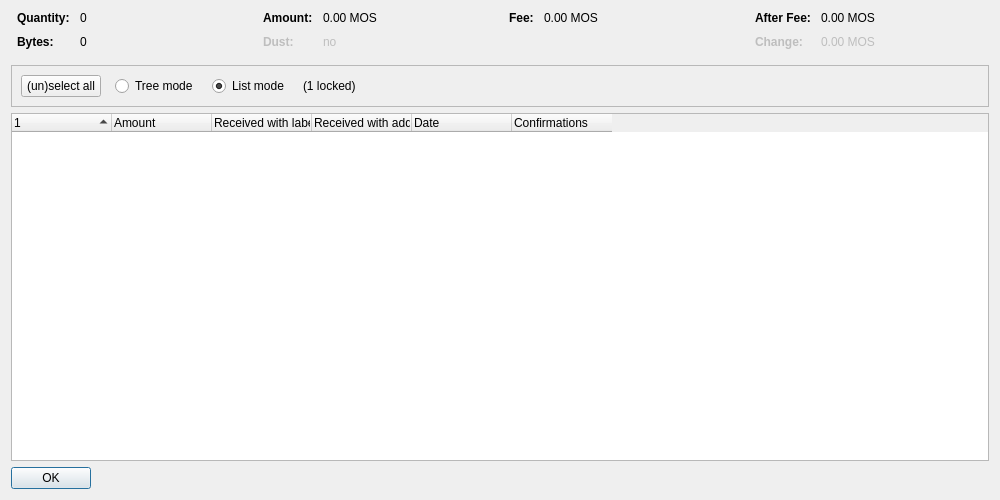
<?xml version="1.0" encoding="UTF-8"?>
<ui version="4.0">
 <class>CoinControlDialog</class>
 <widget class="QDialog" name="CoinControlDialog">
  <property name="geometry">
   <rect>
    <x>0</x>
    <y>0</y>
    <width>1000</width>
    <height>500</height>
   </rect>
  </property>
  <property name="windowTitle">
   <string>Coin Selection</string>
  </property>
  <layout class="QVBoxLayout" name="verticalLayout">
   <item>
    <layout class="QHBoxLayout" name="horizontalLayoutTop" stretch="0,0,0,0">
     <property name="topMargin">
      <number>0</number>
     </property>
     <property name="bottomMargin">
      <number>10</number>
     </property>
     <item>
      <layout class="QFormLayout" name="formLayoutCoinControl1">
       <property name="horizontalSpacing">
        <number>10</number>
       </property>
       <property name="verticalSpacing">
        <number>10</number>
       </property>
       <property name="leftMargin">
        <number>6</number>
       </property>
       <property name="rightMargin">
        <number>6</number>
       </property>
       <item row="0" column="0">
        <widget class="QLabel" name="labelCoinControlQuantityText">
         <property name="font">
          <font>
           <weight>75</weight>
           <bold>true</bold>
          </font>
         </property>
         <property name="text">
          <string>Quantity:</string>
         </property>
        </widget>
       </item>
       <item row="0" column="1">
        <widget class="QLabel" name="labelCoinControlQuantity">
         <property name="cursor">
          <cursorShape>IBeamCursor</cursorShape>
         </property>
         <property name="contextMenuPolicy">
          <enum>Qt::ActionsContextMenu</enum>
         </property>
         <property name="text">
          <string notr="true">0</string>
         </property>
         <property name="textInteractionFlags">
          <set>Qt::LinksAccessibleByMouse|Qt::TextSelectableByKeyboard|Qt::TextSelectableByMouse</set>
         </property>
        </widget>
       </item>
       <item row="1" column="0">
        <widget class="QLabel" name="labelCoinControlBytesText">
         <property name="font">
          <font>
           <weight>75</weight>
           <bold>true</bold>
          </font>
         </property>
         <property name="text">
          <string>Bytes:</string>
         </property>
        </widget>
       </item>
       <item row="1" column="1">
        <widget class="QLabel" name="labelCoinControlBytes">
         <property name="cursor">
          <cursorShape>IBeamCursor</cursorShape>
         </property>
         <property name="contextMenuPolicy">
          <enum>Qt::ActionsContextMenu</enum>
         </property>
         <property name="text">
          <string notr="true">0</string>
         </property>
         <property name="textInteractionFlags">
          <set>Qt::LinksAccessibleByMouse|Qt::TextSelectableByKeyboard|Qt::TextSelectableByMouse</set>
         </property>
        </widget>
       </item>
      </layout>
     </item>
     <item>
      <layout class="QFormLayout" name="formLayoutCoinControl2">
       <property name="horizontalSpacing">
        <number>10</number>
       </property>
       <property name="verticalSpacing">
        <number>10</number>
       </property>
       <property name="leftMargin">
        <number>6</number>
       </property>
       <property name="rightMargin">
        <number>6</number>
       </property>
       <item row="0" column="0">
        <widget class="QLabel" name="labelCoinControlAmountText">
         <property name="font">
          <font>
           <weight>75</weight>
           <bold>true</bold>
          </font>
         </property>
         <property name="text">
          <string>Amount:</string>
         </property>
        </widget>
       </item>
       <item row="0" column="1">
        <widget class="QLabel" name="labelCoinControlAmount">
         <property name="cursor">
          <cursorShape>IBeamCursor</cursorShape>
         </property>
         <property name="contextMenuPolicy">
          <enum>Qt::ActionsContextMenu</enum>
         </property>
         <property name="text">
          <string notr="true">0.00 MOS</string>
         </property>
         <property name="textInteractionFlags">
          <set>Qt::LinksAccessibleByMouse|Qt::TextSelectableByKeyboard|Qt::TextSelectableByMouse</set>
         </property>
        </widget>
       </item>
       <item row="1" column="0">
        <widget class="QLabel" name="labelCoinControlLowOutputText">
         <property name="enabled">
          <bool>false</bool>
         </property>
         <property name="font">
          <font>
           <weight>75</weight>
           <bold>true</bold>
          </font>
         </property>
         <property name="text">
          <string>Dust:</string>
         </property>
        </widget>
       </item>
       <item row="1" column="1">
        <widget class="QLabel" name="labelCoinControlLowOutput">
         <property name="enabled">
          <bool>false</bool>
         </property>
         <property name="cursor">
          <cursorShape>IBeamCursor</cursorShape>
         </property>
         <property name="contextMenuPolicy">
          <enum>Qt::ActionsContextMenu</enum>
         </property>
         <property name="text">
          <string notr="true">no</string>
         </property>
         <property name="textInteractionFlags">
          <set>Qt::LinksAccessibleByMouse|Qt::TextSelectableByKeyboard|Qt::TextSelectableByMouse</set>
         </property>
        </widget>
       </item>
      </layout>
     </item>
     <item>
      <layout class="QFormLayout" name="formLayoutCoinControl3">
       <property name="horizontalSpacing">
        <number>10</number>
       </property>
       <property name="verticalSpacing">
        <number>10</number>
       </property>
       <property name="leftMargin">
        <number>6</number>
       </property>
       <property name="rightMargin">
        <number>6</number>
       </property>
       <item row="0" column="0">
        <widget class="QLabel" name="labelCoinControlFeeText">
         <property name="font">
          <font>
           <weight>75</weight>
           <bold>true</bold>
          </font>
         </property>
         <property name="text">
          <string>Fee:</string>
         </property>
        </widget>
       </item>
       <item row="0" column="1">
        <widget class="QLabel" name="labelCoinControlFee">
         <property name="cursor">
          <cursorShape>IBeamCursor</cursorShape>
         </property>
         <property name="contextMenuPolicy">
          <enum>Qt::ActionsContextMenu</enum>
         </property>
         <property name="text">
          <string notr="true">0.00 MOS</string>
         </property>
         <property name="textInteractionFlags">
          <set>Qt::LinksAccessibleByMouse|Qt::TextSelectableByKeyboard|Qt::TextSelectableByMouse</set>
         </property>
        </widget>
       </item>
      </layout>
     </item>
     <item>
      <layout class="QFormLayout" name="formLayoutCoinControl4">
       <property name="horizontalSpacing">
        <number>10</number>
       </property>
       <property name="verticalSpacing">
        <number>10</number>
       </property>
       <property name="leftMargin">
        <number>6</number>
       </property>
       <property name="rightMargin">
        <number>6</number>
       </property>
       <item row="0" column="0">
        <widget class="QLabel" name="labelCoinControlAfterFeeText">
         <property name="font">
          <font>
           <weight>75</weight>
           <bold>true</bold>
          </font>
         </property>
         <property name="text">
          <string>After Fee:</string>
         </property>
        </widget>
       </item>
       <item row="0" column="1">
        <widget class="QLabel" name="labelCoinControlAfterFee">
         <property name="cursor">
          <cursorShape>IBeamCursor</cursorShape>
         </property>
         <property name="contextMenuPolicy">
          <enum>Qt::ActionsContextMenu</enum>
         </property>
         <property name="text">
          <string notr="true">0.00 MOS</string>
         </property>
         <property name="textInteractionFlags">
          <set>Qt::LinksAccessibleByMouse|Qt::TextSelectableByKeyboard|Qt::TextSelectableByMouse</set>
         </property>
        </widget>
       </item>
       <item row="1" column="0">
        <widget class="QLabel" name="labelCoinControlChangeText">
         <property name="enabled">
          <bool>false</bool>
         </property>
         <property name="font">
          <font>
           <weight>75</weight>
           <bold>true</bold>
          </font>
         </property>
         <property name="text">
          <string>Change:</string>
         </property>
        </widget>
       </item>
       <item row="1" column="1">
        <widget class="QLabel" name="labelCoinControlChange">
         <property name="enabled">
          <bool>false</bool>
         </property>
         <property name="cursor">
          <cursorShape>IBeamCursor</cursorShape>
         </property>
         <property name="contextMenuPolicy">
          <enum>Qt::ActionsContextMenu</enum>
         </property>
         <property name="text">
          <string notr="true">0.00 MOS</string>
         </property>
         <property name="textInteractionFlags">
          <set>Qt::LinksAccessibleByMouse|Qt::TextSelectableByKeyboard|Qt::TextSelectableByMouse</set>
         </property>
        </widget>
       </item>
      </layout>
     </item>
    </layout>
   </item>
   <item>
    <widget class="QFrame" name="frame">
     <property name="minimumSize">
      <size>
       <width>0</width>
       <height>40</height>
      </size>
     </property>
     <property name="frameShape">
      <enum>QFrame::StyledPanel</enum>
     </property>
     <property name="frameShadow">
      <enum>QFrame::Sunken</enum>
     </property>
     <layout class="QHBoxLayout" name="horizontalLayout">
      <item>
       <layout class="QHBoxLayout" name="horizontalLayoutPanel" stretch="0,0,0,0,0">
        <property name="spacing">
         <number>14</number>
        </property>
        <item>
         <widget class="QPushButton" name="pushButtonSelectAll">
          <property name="sizePolicy">
           <sizepolicy hsizetype="Maximum" vsizetype="Fixed">
            <horstretch>0</horstretch>
            <verstretch>0</verstretch>
           </sizepolicy>
          </property>
          <property name="text">
           <string>(un)select all</string>
          </property>
          <property name="autoDefault">
           <bool>false</bool>
          </property>
         </widget>
        </item>
        <item>
         <widget class="QRadioButton" name="radioTreeMode">
          <property name="sizePolicy">
           <sizepolicy hsizetype="Maximum" vsizetype="Fixed">
            <horstretch>0</horstretch>
            <verstretch>0</verstretch>
           </sizepolicy>
          </property>
          <property name="text">
           <string>Tree mode</string>
          </property>
         </widget>
        </item>
        <item>
         <widget class="QRadioButton" name="radioListMode">
          <property name="sizePolicy">
           <sizepolicy hsizetype="Maximum" vsizetype="Fixed">
            <horstretch>0</horstretch>
            <verstretch>0</verstretch>
           </sizepolicy>
          </property>
          <property name="text">
           <string>List mode</string>
          </property>
          <property name="checked">
           <bool>true</bool>
          </property>
         </widget>
        </item>
        <item>
         <widget class="QLabel" name="labelLocked">
          <property name="text">
           <string notr="true">(1 locked)</string>
          </property>
         </widget>
        </item>
        <item>
         <spacer name="horizontalSpacer">
          <property name="orientation">
           <enum>Qt::Horizontal</enum>
          </property>
          <property name="sizeHint" stdset="0">
           <size>
            <width>40</width>
            <height>20</height>
           </size>
          </property>
         </spacer>
        </item>
       </layout>
      </item>
     </layout>
    </widget>
   </item>
   <item>
    <widget class="CoinControlTreeWidget" name="treeWidget">
     <property name="contextMenuPolicy">
      <enum>Qt::CustomContextMenu</enum>
     </property>
     <property name="sortingEnabled">
      <bool>false</bool>
     </property>
     <property name="columnCount">
      <number>6</number>
     </property>
     <attribute name="headerShowSortIndicator" stdset="0">
      <bool>true</bool>
     </attribute>
     <attribute name="headerStretchLastSection">
      <bool>false</bool>
     </attribute>
     <column>
      <property name="text">
       <string/>
      </property>
     </column>
     <column>
      <property name="text">
       <string>Amount</string>
      </property>
     </column>
     <column>
      <property name="text">
       <string>Received with label</string>
      </property>
     </column>
     <column>
      <property name="text">
       <string>Received with address</string>
      </property>
     </column>
     <column>
      <property name="text">
       <string>Date</string>
      </property>
     </column>
     <column>
      <property name="text">
       <string>Confirmations</string>
      </property>
      <property name="toolTip">
       <string>Confirmed</string>
      </property>
     </column>
     <column>
      <property name="text">
       <string/>
      </property>
     </column>
     <column>
      <property name="text">
       <string/>
      </property>
     </column>
     <column>
      <property name="text">
       <string/>
      </property>
     </column>
     <column>
      <property name="text">
       <string/>
      </property>
     </column>
    </widget>
   </item>
   <item>
    <widget class="QDialogButtonBox" name="buttonBox">
     <property name="sizePolicy">
      <sizepolicy hsizetype="Maximum" vsizetype="Fixed">
       <horstretch>0</horstretch>
       <verstretch>0</verstretch>
      </sizepolicy>
     </property>
     <property name="orientation">
      <enum>Qt::Horizontal</enum>
     </property>
     <property name="standardButtons">
      <set>QDialogButtonBox::Ok</set>
     </property>
    </widget>
   </item>
  </layout>
 </widget>
 <customwidgets>
  <customwidget>
   <class>CoinControlTreeWidget</class>
   <extends>QTreeWidget</extends>
   <header>qt/coincontroltreewidget.h</header>
  </customwidget>
 </customwidgets>
 <resources/>
 <connections/>
</ui>
